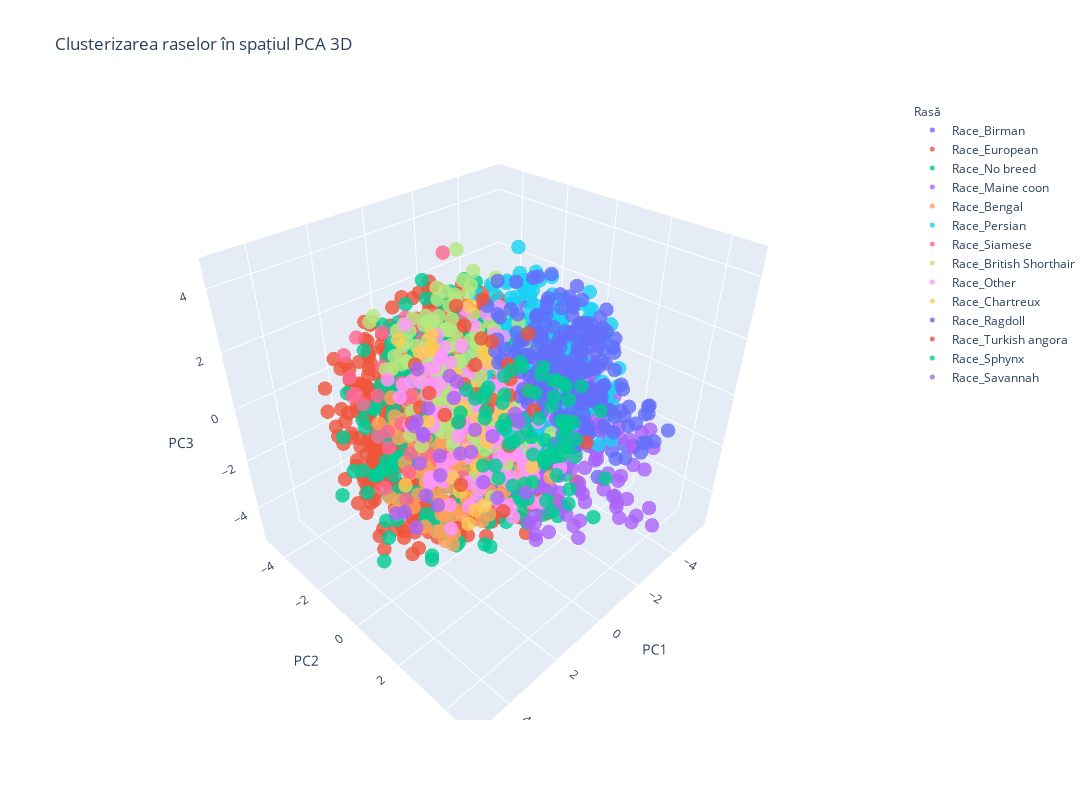

Notebook code for this chart:
### Code cell
visualize_race_clusters_3d_interactive(df_encoded)

### Figure 1 — Plotly figure (JSON) as saved in the notebook; plotly's stock layout.template omitted (floating-point values rounded to 4 significant figures; data arrays with more than 128 entries replaced by an {"elided": "..."} marker saying what was removed)
{"data": [{"hovertemplate": "Rasă=Race_Birman<br>Componenta principală 1=%{x}<br>Componenta principală 2=%{y}<br>Componenta principală 3=%{z}<extra></extra>", "legendgroup": "Race_Birman", "marker": {"color": "#636efa", "opacity": 0.8, "size": 5, "symbol": "circle"}, "mode": "markers", "name": "Race_Birman", "scene": "scene", "showlegend": true, "type": "scatter3d", "x": {"elided": "192 float values"}, "y": {"elided": "192 float values"}, "z": {"elided": "192 float values"}}, {"hovertemplate": "Rasă=Race_European<br>Componenta principală 1=%{x}<br>Componenta principală 2=%{y}<br>Componenta principală 3=%{z}<extra></extra>", "legendgroup": "Race_European", "marker": {"color": "#EF553B", "opacity": 0.8, "size": 5, "symbol": "circle"}, "mode": "markers", "name": "Race_European", "scene": "scene", "showlegend": true, "type": "scatter3d", "x": {"elided": "1018 float values"}, "y": {"elided": "1018 float values"}, "z": {"elided": "1018 float values"}}, {"hovertemplate": "Rasă=Race_No breed<br>Componenta principală 1=%{x}<br>Componenta principală 2=%{y}<br>Componenta principală 3=%{z}<extra></extra>", "legendgroup": "Race_No breed", "marker": {"color": "#00cc96", "opacity": 0.8, "size": 5, "symbol": "circle"}, "mode": "markers", "name": "Race_No breed", "scene": "scene", "showlegend": true, "type": "scatter3d", "x": {"elided": "482 float values"}, "y": {"elided": "482 float values"}, "z": {"elided": "482 float values"}}, {"hovertemplate": "Rasă=Race_Maine coon<br>Componenta principală 1=%{x}<br>Componenta principală 2=%{y}<br>Componenta principală 3=%{z}<extra></extra>", "legendgroup": "Race_Maine coon", "marker": {"color": "#ab63fa", "opacity": 0.8, "size": 5, "symbol": "circle"}, "mode": "markers", "name": "Race_Maine coon", "scene": "scene", "showlegend": true, "type": "scatter3d", "x": {"elided": "197 float values"}, "y": {"elided": "197 float values"}, "z": {"elided": "197 float values"}}, {"hovertemplate": "Rasă=Race_Bengal<br>Componenta principală 1=%{x}<br>Componenta principală 2=%{y}<br>Componenta principală 3=%{z}<extra></extra>", "legendgroup": "Race_Bengal", "marker": {"color": "#FFA15A", "opacity": 0.8, "size": 5, "symbol": "circle"}, "mode": "markers", "name": "Race_Bengal", "scene": "scene", "showlegend": true, "type": "scatter3d", "x": {"elided": "238 float values"}, "y": {"elided": "238 float values"}, "z": {"elided": "238 float values"}}, {"hovertemplate": "Rasă=Race_Persian<br>Componenta principală 1=%{x}<br>Componenta principală 2=%{y}<br>Componenta principală 3=%{z}<extra></extra>", "legendgroup": "Race_Persian", "marker": {"color": "#19d3f3", "opacity": 0.8, "size": 5, "symbol": "circle"}, "mode": "markers", "name": "Race_Persian", "scene": "scene", "showlegend": true, "type": "scatter3d", "x": {"elided": "192 float values"}, "y": {"elided": "192 float values"}, "z": {"elided": "192 float values"}}, {"hovertemplate": "Rasă=Race_Siamese<br>Componenta principală 1=%{x}<br>Componenta principală 2=%{y}<br>Componenta principală 3=%{z}<extra></extra>", "legendgroup": "Race_Siamese", "marker": {"color": "#FF6692", "opacity": 0.8, "size": 5, "symbol": "circle"}, "mode": "markers", "name": "Race_Siamese", "scene": "scene", "showlegend": true, "type": "scatter3d", "x": [0.9549, 2.06, 3.262, 0.3784, 1.431, -0.8462, 2.209, 0.3937, 1.97, 3.868, 0.4518, 0.6154, 1.292, 0.2488, 0.5422, 0.7651, -1.144, 1.698, 1.797, 1.005, 1.779, 0.7759, 0.7978, 1.938, -0.9285, 1.716, 0.6958, 0.4336, -1.079, -0.1435, 2.537, 1.308, 1.169, 1.262, -0.09259, -0.7696, 0.5645, 0.02122, -0.878, -0.8037, -1.718, 2.5, 0.1097, 2.115, 3.292, 2.184, 3.726, 2.44, 1.786, -0.02498, 0.5257, 2.271, 2.267, 1.674, -0.513, 2.832, 1.738, -0.08309], "y": [1.944, -3.208, -0.8643, 1.11, -0.9535, -2.869, -0.9471, -1.703, -3.952, 0.167, -2.855, -2.33, -2.93, 0.09673, -1.967, 0.2367, -1.152, -1.898, -1.688, -0.6108, -1.205, -1.676, -1.936, -4.032, -1.684, -1.658, -2.515, -0.259, 0.4138, 0.4693, -1.411, -0.568, -3.278, -4.857, -0.9456, -3.257, -3.05, -2.868, -2.238, -0.5345, -1.923, -0.5846, -1.396, 1.028, -0.363, -2.375, -0.7179, 1.04, 1.562, -0.02646, -3.017, -0.4823, 1.525, 0.9608, -0.5569, -2.789, 0.4762, 0.4575], "z": [1.206, 1.952, 0.1612, -2.947, -1.529, -0.291, -1.814, -2.818, -0.5514, 2.352, 2.144, -2.191, 1.928, 1.58, 1.751, -0.2708, -0.8324, -3.872, -0.5702, 0.5579, -0.5688, -1.291, -1.849, 0.1103, 2.063, 0.3705, -0.3433, 1.35, -0.658, 1.036, -0.3349, 3.396, 0.5075, -1.248, 1.68, -0.8885, 1.695, 1.666, 0.2454, -1.919, -0.02581, 1.765, 4.598, 0.006238, 0.06035, -3.367, 1.589, 0.9944, 1.005, 0.1362, -3.215, 1.045, -0.51, -1.515, 0.6916, 1.845, -0.5415, -1.764]}, {"hovertemplate": "Rasă=Race_British Shorthair<br>Componenta principală 1=%{x}<br>Componenta principală 2=%{y}<br>Componenta principală 3=%{z}<extra></extra>", "legendgroup": "Race_British Shorthair", "marker": {"color": "#B6E880", "opacity": 0.8, "size": 5, "symbol": "circle"}, "mode": "markers", "name": "Race_British Shorthair", "scene": "scene", "showlegend": true, "type": "scatter3d", "x": {"elided": "166 float values"}, "y": {"elided": "166 float values"}, "z": {"elided": "166 float values"}}, {"hovertemplate": "Rasă=Race_Other<br>Componenta principală 1=%{x}<br>Componenta principală 2=%{y}<br>Componenta principală 3=%{z}<extra></extra>", "legendgroup": "Race_Other", "marker": {"color": "#FF97FF", "opacity": 0.8, "size": 5, "symbol": "circle"}, "mode": "markers", "name": "Race_Other", "scene": "scene", "showlegend": true, "type": "scatter3d", "x": {"elided": "135 float values"}, "y": {"elided": "135 float values"}, "z": {"elided": "135 float values"}}, {"hovertemplate": "Rasă=Race_Chartreux<br>Componenta principală 1=%{x}<br>Componenta principală 2=%{y}<br>Componenta principală 3=%{z}<extra></extra>", "legendgroup": "Race_Chartreux", "marker": {"color": "#FECB52", "opacity": 0.8, "size": 5, "symbol": "circle"}, "mode": "markers", "name": "Race_Chartreux", "scene": "scene", "showlegend": true, "type": "scatter3d", "x": [0.9324, 0.00871, -0.1655, 0.5425, 1.093, 1.992, 1.357, 0.3459, 1.643, -0.01454, 1.061, -1.764, -0.7408, -1.125, 1.284, 0.5774, 2.179, 0.6307, -0.7359, 1.14, -1.398, -1.062, 2.399, -1.228, -1.343, 2.365, 3.589, 0.9546, 2.247, 1.926, -0.6415], "y": [-2.658, -2.171, 1.969, 0.8308, 0.289, 2.111, 1.231, 2.359, 1.072, -1.194, 0.3236, -2.338, 0.3013, -0.9961, -1.045, -1.662, 1.011, -2.041, 0.0235, 0.9509, 0.2381, -2.308, 1.566, -1.406, -1.221, 1.846, 0.6544, 1.191, 2.147, 1.68, -2.957], "z": [1.632, 1.222, -1.289, 2.179, 0.7614, -1.358, 1.896, -1.404, -0.154, 0.6272, 0.5133, 1.916, -0.266, 1.071, -0.4089, 1.527, -0.8745, 1.321, -0.6196, -1.116, 0.8887, -0.5008, -0.9183, -2.286, 0.7592, -1.991, -0.5234, -0.1609, 1.795, -1.869, 1.049]}, {"hovertemplate": "Rasă=Race_Ragdoll<br>Componenta principală 1=%{x}<br>Componenta principală 2=%{y}<br>Componenta principală 3=%{z}<extra></extra>", "legendgroup": "Race_Ragdoll", "marker": {"color": "#636efa", "opacity": 0.8, "size": 5, "symbol": "circle"}, "mode": "markers", "name": "Race_Ragdoll", "scene": "scene", "showlegend": true, "type": "scatter3d", "x": {"elided": "216 float values"}, "y": {"elided": "216 float values"}, "z": {"elided": "216 float values"}}, {"hovertemplate": "Rasă=Race_Turkish angora<br>Componenta principală 1=%{x}<br>Componenta principală 2=%{y}<br>Componenta principală 3=%{z}<extra></extra>", "legendgroup": "Race_Turkish angora", "marker": {"color": "#EF553B", "opacity": 0.8, "size": 5, "symbol": "circle"}, "mode": "markers", "name": "Race_Turkish angora", "scene": "scene", "showlegend": true, "type": "scatter3d", "x": [-0.9954, 0.5909, 0.5369, 0.0448, -0.5035, -2.661, 0.1229, -1.946, -0.3641, 0.408, -0.8541, -0.879, -1.379, -2.098, -1.859, -0.4091, -1.594, -1.158, -2.596, 1.167, -1.016, -0.08005, 1.075, 1.643, 2.357, 0.792, 3.202, 2.631], "y": [3.26, 1.717, 0.5491, 1.187, -0.2653, -0.2068, 1.369, 0.1695, -2.897, -2.584, -0.8153, -1.715, -0.9294, -1.652, -0.5711, -1.485, -1.885, -0.03356, -0.5243, 2.382, -1.327, -0.7898, 1.979, 0.1702, -0.03295, -0.168, 0.6386, 1.86], "z": [-0.1204, -0.2243, 2.829, 1.017, -0.4608, -1.547, 2.103, -0.2429, -1.039, 0.5597, 3.022, -0.3794, -0.8452, 0.7464, -0.1024, 2.726, -1.193, 0.9933, 1.298, 1.354, 0.4687, 2.457, -2.262, 0.6235, 1.13, -0.2283, 1.4, -0.3523]}, {"hovertemplate": "Rasă=Race_Sphynx<br>Componenta principală 1=%{x}<br>Componenta principală 2=%{y}<br>Componenta principală 3=%{z}<extra></extra>", "legendgroup": "Race_Sphynx", "marker": {"color": "#00cc96", "opacity": 0.8, "size": 5, "symbol": "circle"}, "mode": "markers", "name": "Race_Sphynx", "scene": "scene", "showlegend": true, "type": "scatter3d", "x": [-2.686, -1.281, -3.124, -1.907, -2.242, -2.217, -1.928, -0.2579, -1.125, -2.27, -2.286, -1.184, -1.504, -1.835, -1.355, -0.8824, -0.9104, -1.376, -1.177, -2.239, -2.868, -1.113, -0.7552, -2.422, -1.822, -1.842, -2.935, -1.758, -3.21, -0.7162, -2.141, -1.34, -4.711, -3.088, -1.732, -3.629, -2.192, -2.752, -2.019, -1.442, -1.785, -1.569, -0.7571, -3.124, -1.56, -2.986, -3.067, -0.9929, -1.471, -4.261, -2.318, -3.311, -1.883, -2.202, -3.483, -4.163, -3.546, -0.7094, -3.683, -1.132, -1.845, -2.894, -1.37, -2.538, -2.915, -4.393, -2.132, -1.837, -3.59, -2.35, -3.456, -1.927, -3.724, -0.6758, -0.5838, -1.358], "y": [1.309, -0.657, 0.1556, 1.701, 1.404, 0.7818, -0.1875, 1.121, 2.071, 1.53, 3.192, 0.954, 1.867, 1.216, 1.702, -0.8571, 0.8343, 1.424, 0.8115, -0.7069, 0.1733, 2.716, -1.788, 0.5883, 2.286, 0.7219, 2.294, 3.264, 0.1948, -0.591, 1.398, -0.3217, -0.6501, -1.261, 0.5407, -1.67, -3.03, -1.393, 2.111, 1.813, 1.877, -0.7794, 1.082, 0.8678, -1.283, -0.788, -0.5042, 2.371, 1.388, 0.06731, -2.714, 0.9783, -1.831, 1.125, -1.189, -0.08181, 0.5558, -1.868, -1.051, 0.1086, -1.71, -1.837, 0.9736, -2.378, -1.324, 0.398, -1.18, -0.8793, -0.7475, -1.24, -0.5443, -0.01761, -0.1783, 0.3355, 2.251, 2.536], "z": [-2.317, -3.417, -0.3988, -1.303, -1.049, -2.73, -2.306, -2.616, -3.676, -1.883, -2.287, -3.863, -2.48, -0.2768, -1.599, -3.308, -3.7, -2.057, -3.287, -2.941, -2.729, -2.305, -1.488, -3.088, -1.669, -0.9976, -0.4657, -3.54, -1.066, -1.097, -0.9008, -0.3377, -1.619, -0.2912, -1.787, -0.9074, -1.834, -0.5345, -1.187, -1.715, -0.752, -4.231, -3.618, -2.041, -0.6234, -2.828, -3.862, -1.111, -2.276, -2.702, -2.114, -1.777, -1.446, -2.272, -1.625, -1.224, -1.187, -1.912, -1.738, -1.981, -1.12, -1.028, -3.243, -2.637, -2.673, -1.108, -2.443, -1.17, -0.784, -2.327, -0.3433, -1.46, -0.8255, -1.017, -2.75, -3.182]}, {"hovertemplate": "Rasă=Race_Savannah<br>Componenta principală 1=%{x}<br>Componenta principală 2=%{y}<br>Componenta principală 3=%{z}<extra></extra>", "legendgroup": "Race_Savannah", "marker": {"color": "#ab63fa", "opacity": 0.8, "size": 5, "symbol": "circle"}, "mode": "markers", "name": "Race_Savannah", "scene": "scene", "showlegend": true, "type": "scatter3d", "x": [2.399, 2.032, 0.3678, 1.373, 0.281, 0.79, -0.1804, 1.905, 2.005, -0.7378, -0.06141, -0.3661, -0.5243, 0.7546, 0.2257, -0.242, -0.8231, -0.4288, 0.75, 0.2598, 1.434, 2.627, 1.957, 0.6357, 0.5069, 0.2267], "y": [-0.5664, 0.1238, 2.226, -1.456, -2.865, 1.462, -0.6978, -0.5449, -1.639, -2.243, -0.01344, 1.039, -3.195, -1.203, -3.1, -2.35, -2.172, -1.576, 1.202, -2.669, -1.175, -1.257, -0.4541, 2.115, 0.2248, -0.7688], "z": [-3.779, -2.607, -1.819, -2.248, -1.868, -2.241, -2.229, -0.2863, -4.085, -0.228, -3.043, 0.09184, -1.902, -2.968, -2.211, -3.363, -1.113, 0.01425, -0.06492, 0.2853, -3.417, -3.469, -0.2827, 0.8665, -0.4748, -2.106]}], "layout": {"height": 800, "legend": {"title": {"font": {"size": 12}, "text": "Rasă"}, "tracegroupgap": 0}, "scene": {"domain": {"x": [0, 1], "y": [0, 1]}, "xaxis": {"title": {"text": "PC1"}}, "yaxis": {"title": {"text": "PC2"}}, "zaxis": {"title": {"text": "PC3"}}}, "title": {"text": "Clusterizarea raselor în spațiul PCA 3D"}, "width": 1400}}
